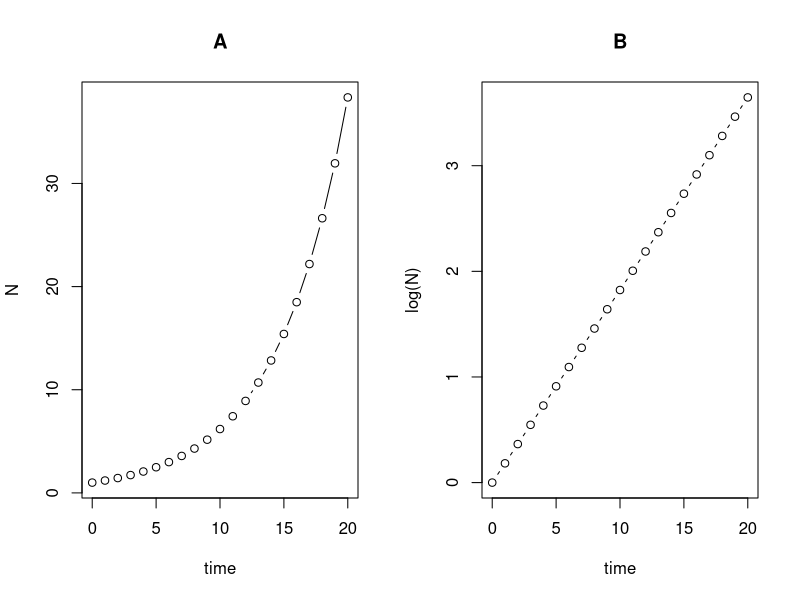
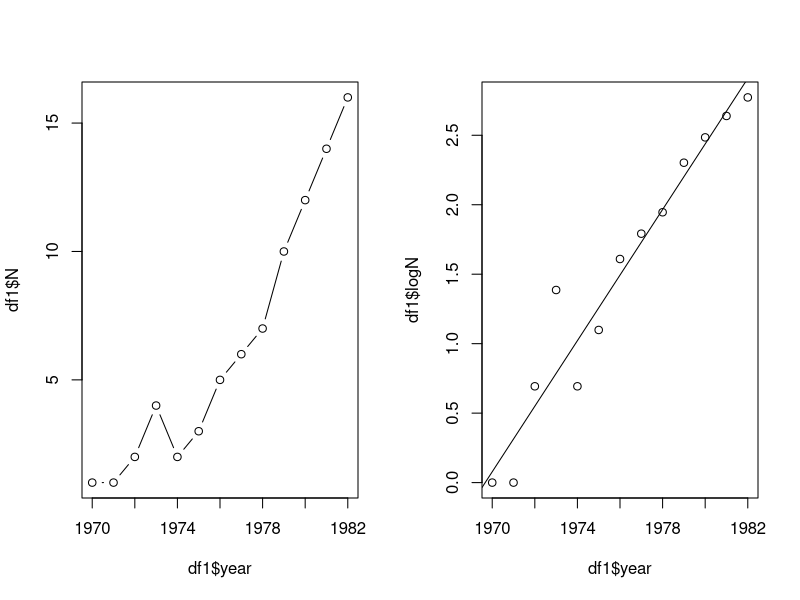

The R script that drew these images, in order:
## ---- chunk 1
# Load required libraries
require(tidyverse)

# Set initial population and lambda
startPop <- 1
lambda <- 1.2

# Create a data frame with time and corresponding population
df1 <- data.frame(time = 0:20) %>% 
  mutate(N = lambda^time * startPop)
## ---- chunk 2
# Plotting the data
par(mfrow=c(1,2))

# Plot on natural scale
plot(df1$time, df1$N, type = "b", xlab = "time", ylab = "N")
title("A")

# Plot on log scale
plot(df1$time, log(df1$N), type = "b", xlab = "time", ylab = "log(N)")
title("B")
## ---- chunk 3
df1 <- data.frame(year = 1970:1982, 
                  N = c(1,1,2,4,2,3,5,6,7,10,12,14,16))
plot(df1$year,df1$N, type = "b")
## ---- chunk 4
df1$logN <- log(df1$N)
plot(df1$year,df1$logN)

mod1 <- lm(logN~year,data = df1)
abline(mod1)

## ---- chunk 5
summary(mod1)
